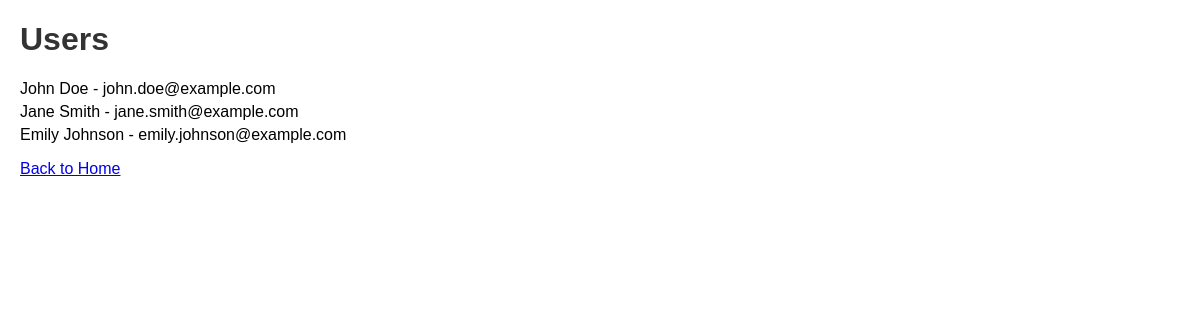
Screenshot of /users with the database file from the repository.
### tables this page shows
CREATE TABLE users (
    user_id INTEGER PRIMARY KEY AUTOINCREMENT,
    name TEXT NOT NULL,
    email TEXT UNIQUE NOT NULL,
    phone TEXT NOT NULL
);

### app.py (the view)
@app.route('/users')
def show_users():
    conn = get_db_connection()
    users = conn.execute('SELECT * FROM users').fetchall()
    conn.close()
    return render_template('users.html', users=users)

### app.py (called while the page is built)
def get_db_connection():
    conn = sqlite3.connect('library.db')
    conn.row_factory = sqlite3.Row
    return conn

### templates/users.html (shortened to what this page needs)
<!DOCTYPE html>
<html lang="en">
<head>
    <link rel="stylesheet" href="{{ url_for('static', filename='styles.css') }}">
</head>
<body>
    <h1>Users</h1>
    <ul>
        {% for user in users %}
            <li>{{ user.name }} - {{ user.email }}</li>
        {% endfor %}
    </ul>
    <a href="{{ url_for('index') }}">Back to Home</a>
</body>
</html>

### static/styles.css (style rules this page uses)
body { font-family: Arial, sans-serif; margin: 20px; }
h1 { color: #333; }
ul { list-style-type: none; padding: 0; }
li { margin: 5px 0; }

### rows the page displays
users: name "John Doe", email "john.doe@example.com"
users: name "Jane Smith", email "jane.smith@example.com"
users: name "Emily Johnson", email "emily.johnson@example.com"
